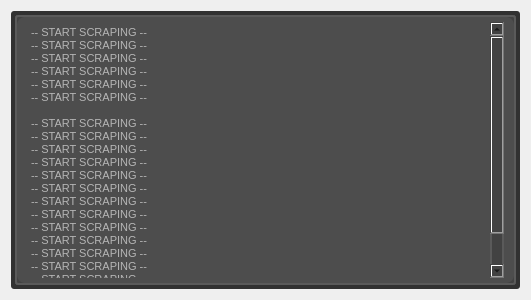
<?xml version="1.0" encoding="UTF-8"?>
<ui version="4.0">
 <class>Form</class>
 <widget class="QWidget" name="Form">
  <property name="geometry">
   <rect>
    <x>0</x>
    <y>0</y>
    <width>531</width>
    <height>300</height>
   </rect>
  </property>
  <property name="windowTitle">
   <string>Form</string>
  </property>
  <layout class="QVBoxLayout" name="verticalLayout">
   <item>
    <widget class="QFrame" name="frame_20">
     <property name="styleSheet">
      <string notr="true">background-color: rgb(49, 49, 49);
border-radius:3px;

border:0px;</string>
     </property>
     <property name="frameShape">
      <enum>QFrame::StyledPanel</enum>
     </property>
     <property name="frameShadow">
      <enum>QFrame::Raised</enum>
     </property>
     <layout class="QHBoxLayout" name="horizontalLayout_24">
      <property name="leftMargin">
       <number>4</number>
      </property>
      <property name="topMargin">
       <number>4</number>
      </property>
      <property name="rightMargin">
       <number>4</number>
      </property>
      <property name="bottomMargin">
       <number>4</number>
      </property>
      <item>
       <widget class="QFrame" name="frame_23">
        <property name="styleSheet">
         <string notr="true">background-color: rgb(66, 66, 66);
border:2px solid rgb(90, 90, 90);</string>
        </property>
        <property name="frameShape">
         <enum>QFrame::StyledPanel</enum>
        </property>
        <property name="frameShadow">
         <enum>QFrame::Raised</enum>
        </property>
        <layout class="QHBoxLayout" name="horizontalLayout_25">
         <property name="leftMargin">
          <number>0</number>
         </property>
         <property name="topMargin">
          <number>0</number>
         </property>
         <property name="rightMargin">
          <number>0</number>
         </property>
         <property name="bottomMargin">
          <number>0</number>
         </property>
         <item>
          <widget class="QTextBrowser" name="textBrowser">
           <property name="styleSheet">
            <string notr="true">QTextBrowser{
	border:none;
		color: rgb(181, 181, 181);
	border-radius:8px;
	background-color: rgb(77, 77, 77);
	padding-left:10px;
	padding-top:5px;
	padding-bottom:5px;
	padding-right:10px;
}</string>
           </property>
           <property name="html">
            <string>&lt;!DOCTYPE HTML PUBLIC &quot;-//W3C//DTD HTML 4.0//EN&quot; &quot;http://www.w3.org/TR/REC-html40/strict.dtd&quot;&gt;
&lt;html&gt;&lt;head&gt;&lt;meta name=&quot;qrichtext&quot; content=&quot;1&quot; /&gt;&lt;style type=&quot;text/css&quot;&gt;
p, li { white-space: pre-wrap; }
&lt;/style&gt;&lt;/head&gt;&lt;body style=&quot; font-family:'MS Shell Dlg 2'; font-size:8.25pt; font-weight:400; font-style:normal;&quot;&gt;
&lt;p style=&quot; margin-top:0px; margin-bottom:0px; margin-left:0px; margin-right:0px; -qt-block-indent:0; text-indent:0px;&quot;&gt;-- START SCRAPING --	&lt;/p&gt;
&lt;p style=&quot; margin-top:0px; margin-bottom:0px; margin-left:0px; margin-right:0px; -qt-block-indent:0; text-indent:0px;&quot;&gt;-- START SCRAPING --	&lt;/p&gt;
&lt;p style=&quot; margin-top:0px; margin-bottom:0px; margin-left:0px; margin-right:0px; -qt-block-indent:0; text-indent:0px;&quot;&gt;-- START SCRAPING --	&lt;/p&gt;
&lt;p style=&quot; margin-top:0px; margin-bottom:0px; margin-left:0px; margin-right:0px; -qt-block-indent:0; text-indent:0px;&quot;&gt;-- START SCRAPING --	&lt;/p&gt;
&lt;p style=&quot; margin-top:0px; margin-bottom:0px; margin-left:0px; margin-right:0px; -qt-block-indent:0; text-indent:0px;&quot;&gt;-- START SCRAPING --	&lt;/p&gt;
&lt;p style=&quot; margin-top:0px; margin-bottom:0px; margin-left:0px; margin-right:0px; -qt-block-indent:0; text-indent:0px;&quot;&gt;-- START SCRAPING --	&lt;/p&gt;
&lt;p style=&quot;-qt-paragraph-type:empty; margin-top:0px; margin-bottom:0px; margin-left:0px; margin-right:0px; -qt-block-indent:0; text-indent:0px;&quot;&gt;&lt;br /&gt;&lt;/p&gt;
&lt;p style=&quot; margin-top:0px; margin-bottom:0px; margin-left:0px; margin-right:0px; -qt-block-indent:0; text-indent:0px;&quot;&gt;-- START SCRAPING --	&lt;/p&gt;
&lt;p style=&quot; margin-top:0px; margin-bottom:0px; margin-left:0px; margin-right:0px; -qt-block-indent:0; text-indent:0px;&quot;&gt;-- START SCRAPING --	&lt;/p&gt;
&lt;p style=&quot; margin-top:0px; margin-bottom:0px; margin-left:0px; margin-right:0px; -qt-block-indent:0; text-indent:0px;&quot;&gt;-- START SCRAPING --	&lt;/p&gt;
&lt;p style=&quot; margin-top:0px; margin-bottom:0px; margin-left:0px; margin-right:0px; -qt-block-indent:0; text-indent:0px;&quot;&gt;-- START SCRAPING --	&lt;/p&gt;
&lt;p style=&quot; margin-top:0px; margin-bottom:0px; margin-left:0px; margin-right:0px; -qt-block-indent:0; text-indent:0px;&quot;&gt;-- START SCRAPING --	&lt;/p&gt;
&lt;p style=&quot; margin-top:0px; margin-bottom:0px; margin-left:0px; margin-right:0px; -qt-block-indent:0; text-indent:0px;&quot;&gt;-- START SCRAPING --	&lt;/p&gt;
&lt;p style=&quot; margin-top:0px; margin-bottom:0px; margin-left:0px; margin-right:0px; -qt-block-indent:0; text-indent:0px;&quot;&gt;-- START SCRAPING --	&lt;/p&gt;
&lt;p style=&quot; margin-top:0px; margin-bottom:0px; margin-left:0px; margin-right:0px; -qt-block-indent:0; text-indent:0px;&quot;&gt;-- START SCRAPING --	&lt;/p&gt;
&lt;p style=&quot; margin-top:0px; margin-bottom:0px; margin-left:0px; margin-right:0px; -qt-block-indent:0; text-indent:0px;&quot;&gt;-- START SCRAPING --	&lt;/p&gt;
&lt;p style=&quot; margin-top:0px; margin-bottom:0px; margin-left:0px; margin-right:0px; -qt-block-indent:0; text-indent:0px;&quot;&gt;-- START SCRAPING --	&lt;/p&gt;
&lt;p style=&quot; margin-top:0px; margin-bottom:0px; margin-left:0px; margin-right:0px; -qt-block-indent:0; text-indent:0px;&quot;&gt;-- START SCRAPING --	&lt;/p&gt;
&lt;p style=&quot; margin-top:0px; margin-bottom:0px; margin-left:0px; margin-right:0px; -qt-block-indent:0; text-indent:0px;&quot;&gt;-- START SCRAPING --	&lt;/p&gt;
&lt;p style=&quot; margin-top:0px; margin-bottom:0px; margin-left:0px; margin-right:0px; -qt-block-indent:0; text-indent:0px;&quot;&gt;-- START SCRAPING --	&lt;/p&gt;
&lt;p style=&quot; margin-top:0px; margin-bottom:0px; margin-left:0px; margin-right:0px; -qt-block-indent:0; text-indent:0px;&quot;&gt;-- START SCRAPING --	&lt;/p&gt;
&lt;p style=&quot; margin-top:0px; margin-bottom:0px; margin-left:0px; margin-right:0px; -qt-block-indent:0; text-indent:0px;&quot;&gt;-- START SCRAPING --	&lt;/p&gt;&lt;/body&gt;&lt;/html&gt;</string>
           </property>
          </widget>
         </item>
        </layout>
       </widget>
      </item>
     </layout>
    </widget>
   </item>
  </layout>
 </widget>
 <resources/>
 <connections/>
</ui>
